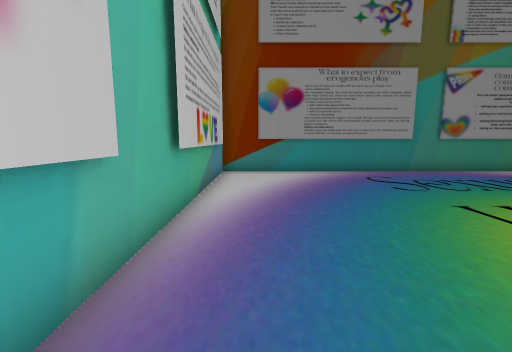
View 1 (above)

17 first-person views from a walk through a Unity game level. The camera is 1.4 m above the floor, tilts 8° down and sees 90° across. The floor is counted in squares, 1 m on a side. Each view is taken from the middle of a square. On the plan, view 1 faces up. The plan holds only what a view shows up to about 13 squares ahead; the rest is blank. Some animated figures are left out.

View 2
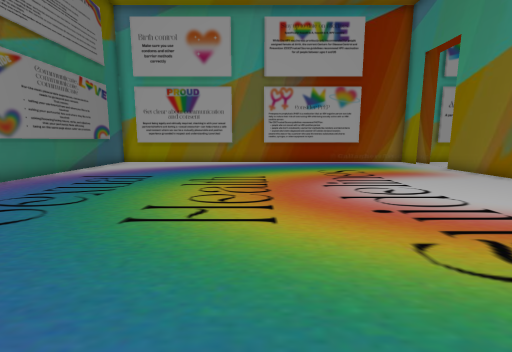

View 3
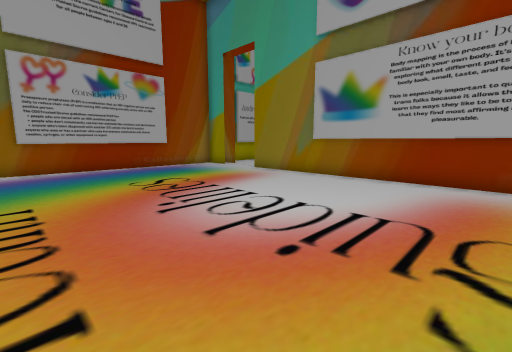

View 4
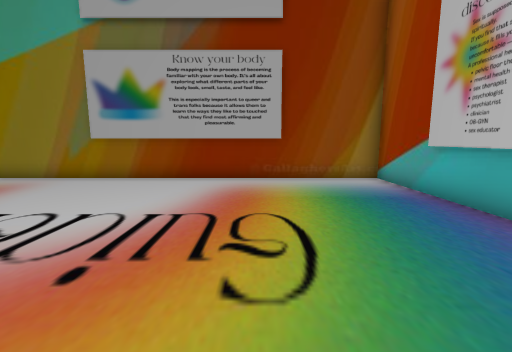

View 5
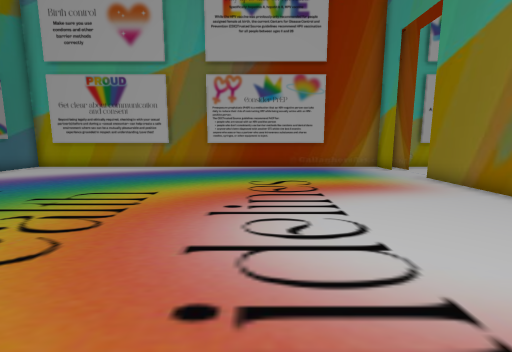

View 6
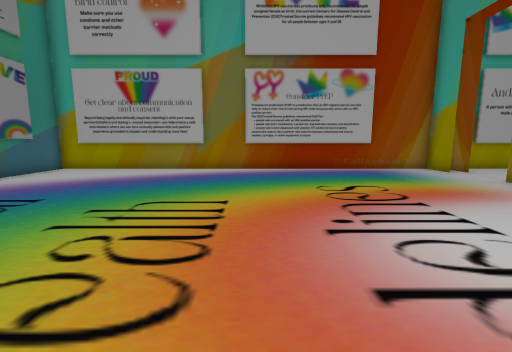

View 7
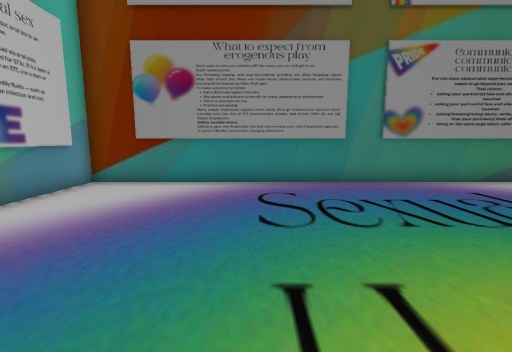

View 8
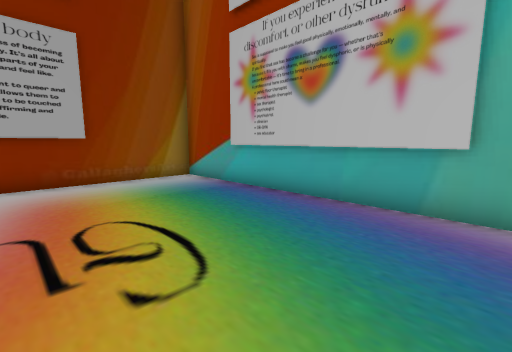

View 9
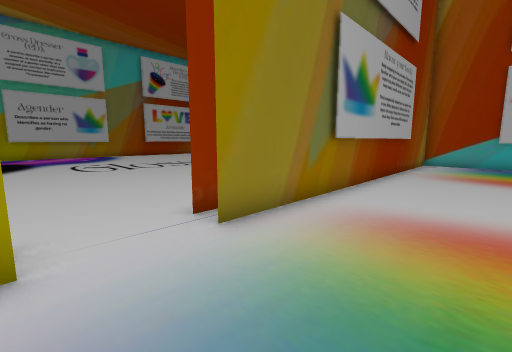

View 10
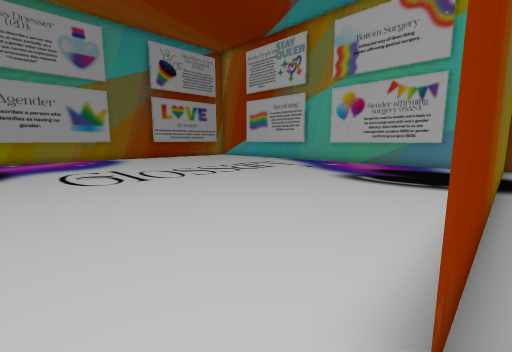

View 11
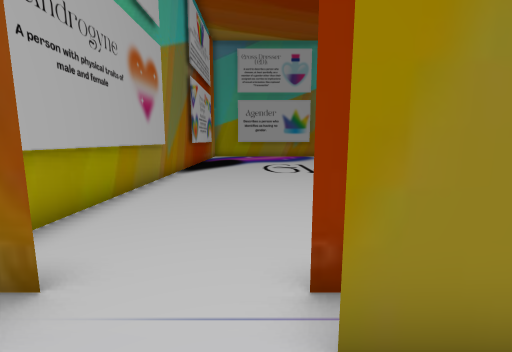

View 12
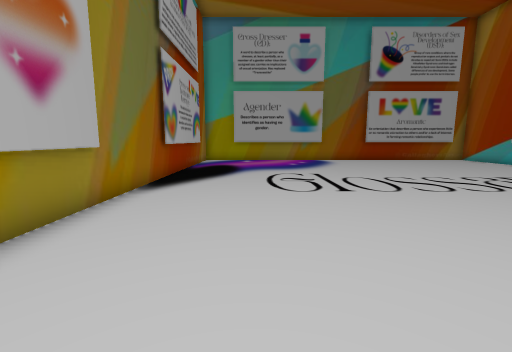

View 13
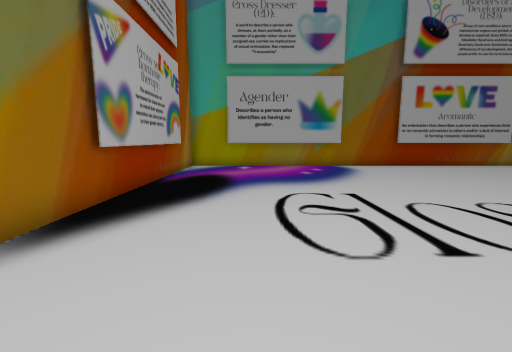

View 14
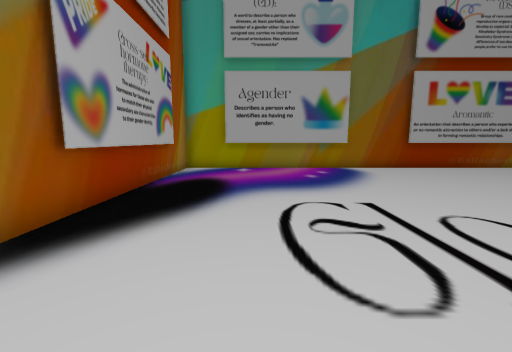

View 15
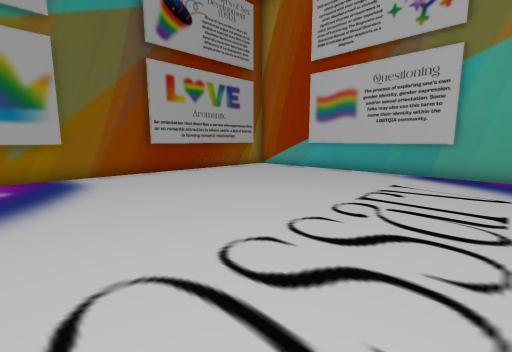

View 16
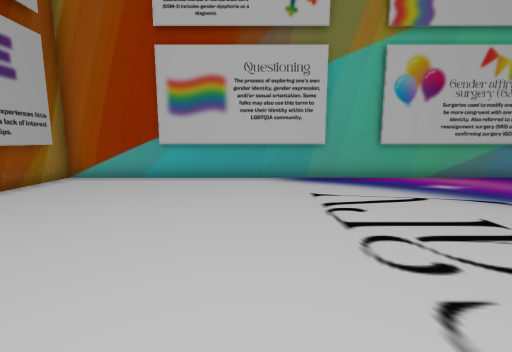

View 17
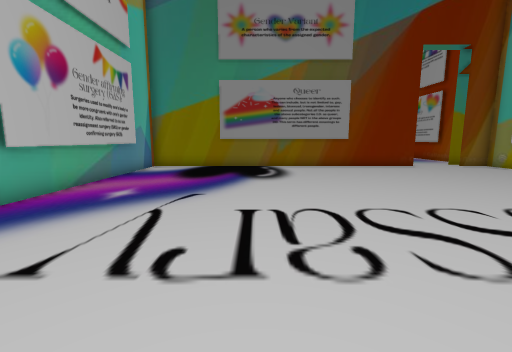

### Floor plan
Ten units are one square. View 1 is at (0, 0); x grows to the right and y downward. Boxes are objects, and circles mark ways between rooms. Rooms are numbered by the first view taken in them; rooms with no view inside come last. Other rooms are left out.
<svg viewBox="-21 -120 191 395">
<path fill="none" stroke="#000" d="M163 -45 163 -105M163 36 163 -25M20 62 90 62M150 64 165 64 165 -115 -15 -115 -15 70M149 72 161 72M-16 64 125 64M-10 72 125 72M163 145 163 85M84 267 145 267M163 245 163 185M-5 267 55 267M-15 70 -15 270 165 270 165 78"/>
<circle cx="140" cy="60" r="3" fill="#2a7"/>
<text x="80" y="-30">1</text>
<text x="80" y="170">2</text>
</svg>
Room 1 opens to room 2.

Where each view was taken, in squares from view 1:
view 1: 0 up, 0 right, facing up
view 2: 3 up, 0 right, facing right
view 3: 3 up, 3 right, facing down-right
view 4: 3 up, 3 right, facing down
view 5: 0 up, 3 right, facing right
view 6: 2 up, 4 right, facing right
view 7: 3 up, 4 right, facing up
view 8: 3 up, 4 right, facing down-left
view 9: 3 down, 15 right, facing down-left
view 10: 7 down, 14 right, facing down-left
view 11: 5 down, 13 right, facing down
view 12: 9 down, 13 right, facing down
view 13: 13 down, 13 right, facing down
view 14: 14 down, 13 right, facing down
view 15: 16 down, 10 right, facing down-left
view 16: 20 down, 8 right, facing left
view 17: 21 down, 4 right, facing up
